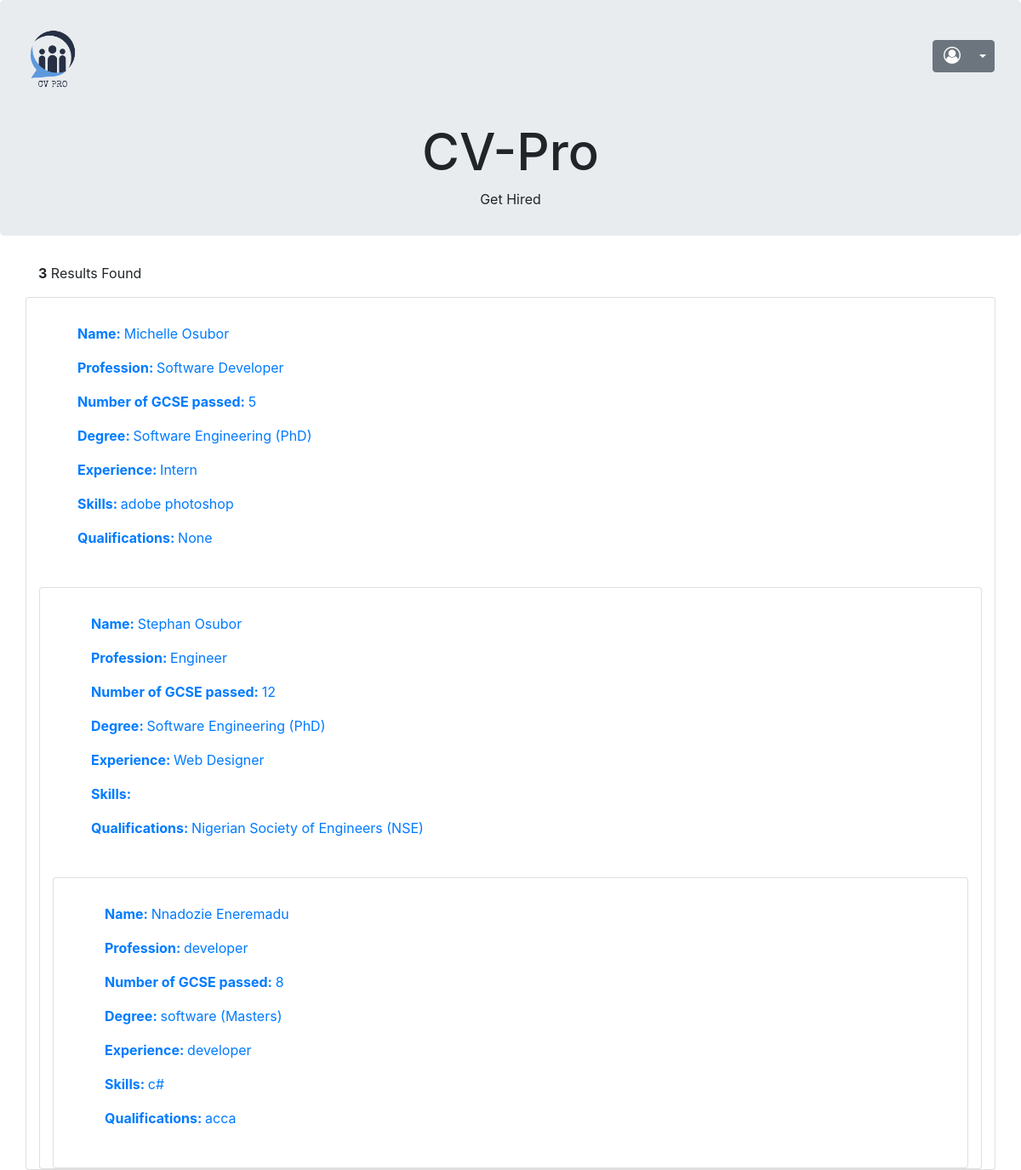
Screenshot of /search.php with the database file from the repository.
### tables this page shows
CREATE TABLE `education_detail` (
  `id` int(11) NOT NULL,
  `user_email` varchar(255) NOT NULL,
  `degree_name` varchar(50) DEFAULT NULL,
  `field` varchar(100) DEFAULT NULL,
  `institution_name` varchar(100) DEFAULT NULL,
  `state` text NOT NULL,
  `country` text NOT NULL,
  `start_date` date NOT NULL,
  `end_date` date DEFAULT NULL,
  `gcse` int(11) DEFAULT NULL,
  `languages` varchar(100) DEFAULT NULL,
  `language_level` varchar(20) DEFAULT NULL,
  `postdate` int(11) NOT NULL
);

CREATE TABLE `user_account` (
  `id` int(11) NOT NULL,
  `firstname` varchar(50) NOT NULL,
  `lastname` varchar(50) NOT NULL,
  `email` varchar(255) NOT NULL,
  `password` varchar(100) NOT NULL,
  `contact_number` varchar(12) DEFAULT NULL,
  `date_of_birth` date NOT NULL,
  `gender` varchar(6) NOT NULL,
  `city` text DEFAULT NULL,
  `country` text DEFAULT NULL,
  `postcode` varchar(100) NOT NULL,
  `linkedin` varchar(255) DEFAULT NULL,
  `website` varchar(255) DEFAULT NULL,
  `registration_date` int(11) NOT NULL
);

CREATE TABLE `experience_detail` (
  `id` int(11) NOT NULL,
  `reg_email` varchar(255) NOT NULL,
  `profession` varchar(255) NOT NULL,
  `qualification` varchar(255) DEFAULT NULL,
  `acquired_date` date DEFAULT NULL,
  `job_title` varchar(100) NOT NULL,
  `company_name` varchar(100) NOT NULL,
  `location` varchar(255) NOT NULL,
  `start` date NOT NULL,
  `end` date NOT NULL,
  `description` text NOT NULL,
  `skills` varchar(255) NOT NULL,
  `years_of_practice` varchar(20) NOT NULL,
  `additional` longtext DEFAULT NULL,
  `postdate` int(11) NOT NULL
);

### search.php (the view, shortened to what this page needs)
<?php
include('config.php');
?>
<!DOCTYPE html>
<html lang="en">
<head>
  <link rel="stylesheet" href="css/style.css">
  <link rel="stylesheet" href="https://maxcdn.bootstrapcdn.com/bootstrap/4.5.2/css/bootstrap.min.css">
  <link rel="stylesheet" href="https://cdnjs.cloudflare.com/ajax/libs/font-awesome/4.7.0/css/font-awesome.min.css">
</head>
<body>
<div class="jumbotron" style="padding:15px;">
    <?php include('navbar.php'); ?>
    <br>
    <div class="brand text-center">
					      <h1>CV-Pro</h1>
					      <p>Get Hired</p>
					    </div>
</div>
<?php
$query1 = $_GET['a'];
$query2 = $_GET['b'];
$query3 = $_GET['c'];
$query4 = $_GET['d'];
$query5 = $_GET['e'];
$query6 = $_GET['f'];
$query7 = $_GET['g'];
	$sql = "Select * FROM education_detail JOIN experience_detail  ON user_email=reg_email
            	        JOIN user_account  ON email=reg_email
            	        WHERE profession LIKE '%".$query1."%' AND degree_name  LIKE '%".$query2."%' AND field  LIKE '%".$query3."%' AND gcse LIKE '%".$query4."%' AND qualification LIKE '%".$query5."%' AND skills LIKE '%".$query6."%' AND job_title LIKE '%".$query7."%'";
	$result = mysqli_query($con, $sql);
	$num_rows = mysqli_num_rows($result);
?>
				<p class="result-info container"><strong><?php echo $num_rows; ?></strong> Results Found</p>
				<?php
				if (mysqli_num_rows($result) > 0) {
					while($row = mysqli_fetch_assoc($result)){
							$id = $row['id'];
							$firstname = $row['firstname'];
							$lastname = $row['lastname'];
							$profession = $row['profession'];
							$degree_name = $row['degree_name'];
							$field = $row['field'];
							$gcse = $row['gcse'];
							$job_title = $row['job_title'];
							$skills = $row['skills'];
							$qualification = $row['qualification'];
							?>
<div class="container card">
<a class="results" href="read_user.php?id=<?php echo' '. $id .'' ?>">
	<div class="col-md-10">
		<?php echo '
		<p> <b>Name: </b> ' . $firstname. ' ' . $lastname. ' </p>
		<p> <b>Profession: </b> ' . $profession. '</p>
		<p> <b>Number of GCSE passed: </b> ' . $gcse. '</p>
		<p> <b>Degree: </b> ' . $field. ' (' . $degree_name. ')</p>
		<p> <b>Experience: </b> ' . $job_title. '</p>
		<p> <b>Skills: </b> ' . $skills. '</p>
		<p> <b>Qualifications: </b> ' . $qualification. '</p>
		'?>
</div>
</a>
<?php
	}
}
else {
    ?>
	<div class="col-md-10"><?php echo 'no results found';?></div>
	<?php
}
?>
</div>
</body>
</html>

### navbar.php (shortened to what this page needs)
<nav class="navbar navbar-expand-sm">
       <a class="navbar-brand" href="#"><img src="images/CVpro_Logo.png" class="img-fluid" width='60' alt="" title=""></a>
     <ul class="navbar-nav ml-auto list-group-horizontal">
       <li class="">
           <div class="btn-group">
               <button type="button" class="btn btn-secondary">
                 <?php echo htmlentities($_SESSION['email'], ENT_QUOTES, 'UTF-8'); ?><i class='fa fa-user-circle-o' style="font-size:20px;"></i>
               </button>
               <button type="button" class="btn btn-secondary dropdown-toggle dropdown-toggle-split" data-toggle="dropdown"></button>
             </div>
       </li>
     </ul>
   </nav>

### css/style.css (style rules this page uses)
.brand h1 { font-size:60px; }
.results { margin: 30px; }

### rows the page displays
education_detail: user_account.firstname "Michelle", user_account.lastname "Osubor", experience_detail.profession "Software Developer", gcse "5", field "Software Engineering", degree_name "PhD", experience_detail.job_title "Intern", experience_detail.skills "adobe photoshop", experience_detail.qualification "None"
education_detail: user_account.firstname "Stephan", user_account.lastname "Osubor", experience_detail.profession "Engineer", gcse "12", field "Software Engineering", degree_name "PhD", experience_detail.job_title "Web Designer", experience_detail.qualification "Nigerian Society of Engineers (NSE)"
education_detail: user_account.firstname "Nnadozie", user_account.lastname "Eneremadu", experience_detail.profession "developer", gcse "8", field "software", degree_name "Masters", experience_detail.job_title "developer", experience_detail.skills "c#", experience_detail.qualification "acca"

### other values shown
$num_rows "3"
